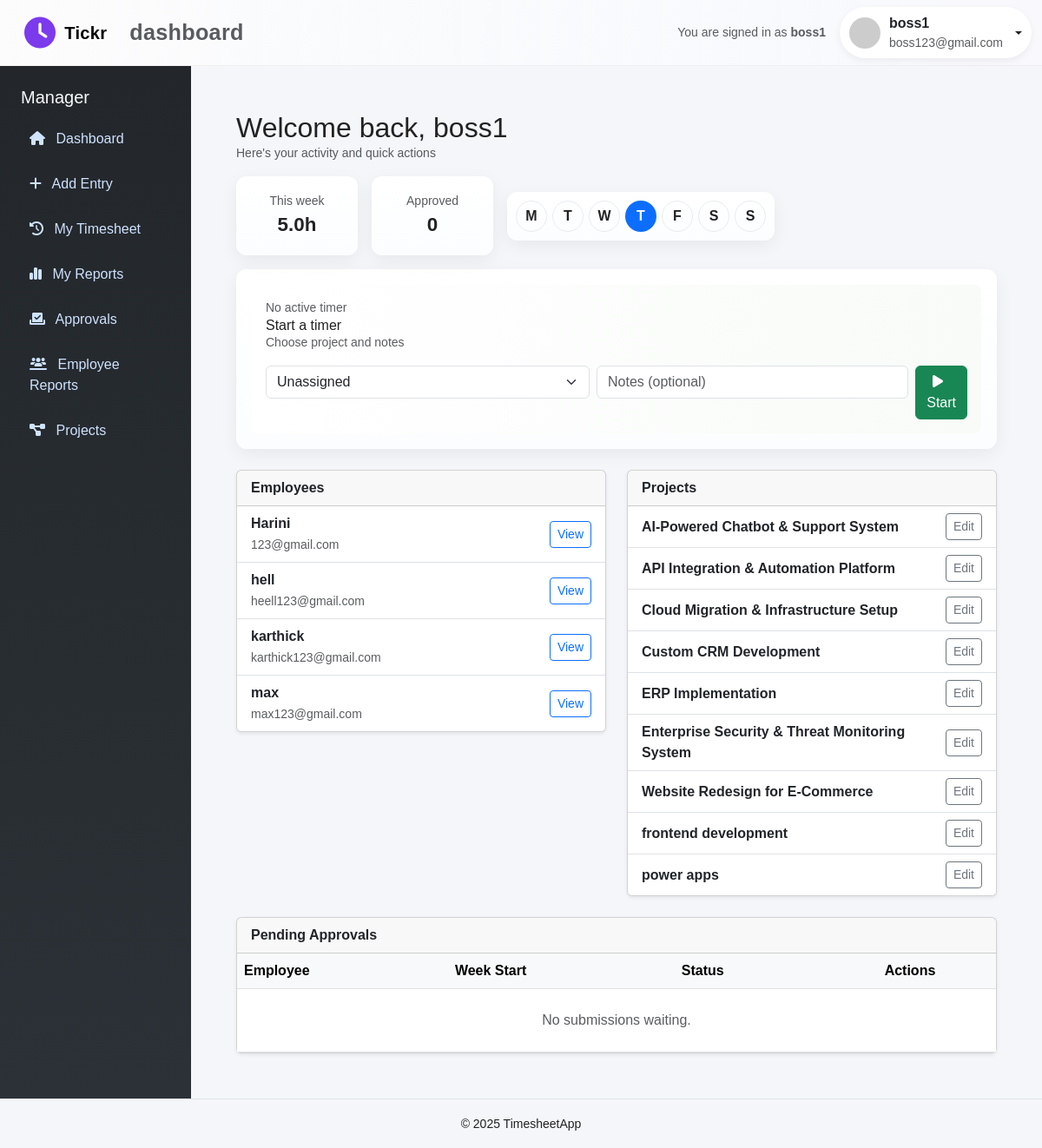
/dashboard/manager/ (signed in), run on the app's committed database.
### timesheet_app/models.py (models this page shows, shortened)
class CustomUser(AbstractUser):
    role = models.CharField(max_length=10, choices=ROLE_CHOICES)

class Project(models.Model):
    name = models.CharField(max_length=120)
    client = models.CharField(max_length=120)
    billable_default = models.BooleanField(default=True)
    active = models.BooleanField(default=True)
    created_at = models.DateTimeField(auto_now_add=True)
    updated_at = models.DateTimeField(auto_now=True)
    class Meta:
        indexes = [
            models.Index(fields=["active"]),
        ]

### timesheet_app/views.py (the view)
# urls.py: path("dashboard/manager/", manager_dashboard, name="manager_dashboard"),
@role_required("manager")
@login_required
def manager_dashboard(request):
    pending_weeks = WeekSummary.objects.select_related("user")\
        .filter(status=STATUS_SUBMITTED)\
        .order_by("week_start")
    today = timezone.localdate()
    month_start = today.replace(day=1)
    approved_this_month = WeekSummary.objects.filter(
        status=STATUS_APPROVED,
        approved_at__date__gte=month_start
    ).count()
    employees = User.objects.filter(groups__name='Employee').order_by('username')
    projects = Project.objects.all().order_by('name')
    year_start = dt.date(today.year, 1, 1)
    year_end = dt.date(today.year, 12, 31)
    entries_qs = TimesheetEntry.objects.filter(user=request.user, work_date__range=(year_start, year_end)).values("work_date").annotate(total_minutes=Coalesce(Sum("duration_minutes"), 0))
    hours_map = {e["work_date"]: e["total_minutes"] / 60 for e in entries_qs}
    cal_data = []
    week = []
    current_date = year_start
    while current_date <= year_end:
        if current_date.weekday() == 6 and week:
            cal_data.append(week)
            week = []
        week.append({"date": current_date, "hours": hours_map.get(current_date, 0)})
        current_date += dt.timedelta(days=1)
    if week:
        cal_data.append(week)
    month_labels = []
    week_column_width = 22
    for month in range(1,13):
        first_day = dt.date(today.year, month, 1)
        week_index = (first_day - year_start).days // 7
        margin_px = week_index * week_column_width
        month_labels.append({"name": calendar.month_abbr[month], "margin": margin_px})
    week_start, _ = get_current_week_bounds(today)
    week_days = [week_start + dt.timedelta(days=i) for i in range(7)]
    labels = ['M','T','W','T','F','S','S']
    week_day_pairs = [{'date': d, 'label': labels[i]} for i, d in enumerate(week_days)]
    entries_week = TimesheetEntry.objects.filter(user=request.user, work_date__range=(week_start, week_start + dt.timedelta(days=6)))
    total_minutes = entries_week.aggregate(total_minutes=Coalesce(Sum('duration_minutes'), 0))['total_minutes'] or 0
    total_hours = round(total_minutes / 60.0, 2)
    context = {
        "pending_weeks": pending_weeks,
        "approved_this_month": approved_this_month,
        "today": today,
        "employees": employees,
        "projects": projects,
        "cal_data": cal_data,
        "month_labels": month_labels,
        "week_day_pairs": week_day_pairs,
        "today": today,
        "this_week_hours": total_hours,
        "approved_this_week": int(WeekSummary.objects.filter(user=request.user, week_start=week_start, status=STATUS_APPROVED).exists()),
    }
    return render(request, "dashboard/manager.html", context)

### timesheet_app/utils.py (called while the page is built)
def get_current_week_bounds(today=None):
    if today is None:
        today = timezone.localdate()
    monday = today - timedelta(days=today.weekday())   # 0 = Monday
    sunday = monday + timedelta(days=6)
    return monday, sunday

### timesheet_app/templates/dashboard/manager.html (shortened to what this page needs)
{% extends "base.html" %}
{% block sidebar %}
  {% include 'dashboard/manager_sidebar.html' %}
{% endblock %}
{% block content %}
<div class="container-fluid py-4">
  <div class="topbar mb-3">
    <div>
      <h2 style="margin:0">Welcome back, {{ user.first_name|default:user.username }}</h2>
      <div class="small text-muted">Here's your activity and quick actions</div>
    </div>
    <div class="d-flex gap-3 align-items-center">
      <div class="card-modern text-center" style="min-width:140px" id="this-week-card">
        <div class="small text-muted">This week</div>
        <div id="this-week-hours" style="font-size:1.4rem; font-weight:700">{{ this_week_hours|default:0 }}h</div>
      </div>
      <div class="card-modern text-center" style="min-width:140px" id="approved-card">
        <div class="small text-muted">Approved</div>
        <div id="approved-count" style="font-size:1.4rem; font-weight:700">{{ approved_this_week|default:0 }}</div>
      </div>
      <div class="card-modern text-center" style="padding:10px; display:flex; gap:8px; align-items:center;">
        <div id="weekly-circles" style="display:flex; gap:6px;">
          {% for pair in week_day_pairs %}
            {% if pair.date == today %}
              <div class="week-day-circle today" title="{{ pair.date }}" style="width:36px;height:36px;border-radius:999px;display:flex;align-items:center;justify-content:center;background:#0d6efd;color:white;">
                <div style="font-weight:700">{{ pair.label }}</div>
              </div>
            {% else %}
              <div class="week-day-circle" title="{{ pair.date }}" style="width:36px;height:36px;border-radius:999px;display:flex;align-items:center;justify-content:center;border:1px solid #e9ecef;">
                <div style="font-weight:600">{{ pair.label }}</div>
              </div>
            {% endif %}
          {% endfor %}
        </div>
      </div>
    </div>
  </div>
    <div class="card-modern mb-4 start-timer-card">
    <div id="manager-running-timer">
      {% include 'dashboard/_running_timer.html' with start_name='manager_start_time_entry' stop_name='manager_stop_time_entry' container_id='manager-running-timer' %}
    </div>
  </div>
  <div class="row g-4 mb-4">
    <div class="col-md-6">
      <div class="card shadow-sm">
        <div class="card-header fw-semibold">Employees</div>
        <div class="list-group list-group-flush">
          {% for emp in employees %}
            <div class="list-group-item d-flex justify-content-between align-items-center">
              <div>
                <div style="font-weight:600">{{ emp.get_full_name|default:emp.username }}</div>
                <small class="text-muted">{{ emp.email }}</small>
              </div>
              <a href="{% url 'approvals_list' %}?user={{ emp.id }}"
                 class="btn btn-sm btn-outline-primary">View</a>
            </div>
          {% empty %}
            <div class="list-group-item text-muted">No employees found.</div>
          {% endfor %}
        </div>
      </div>
    </div>
    <div class="col-md-6">
      <div class="card shadow-sm">
        <div class="card-header fw-semibold">Projects</div>
        <div class="list-group list-group-flush">
          {% for p in projects %}
            <div class="list-group-item d-flex justify-content-between align-items-center">
              <div>
                <div style="font-weight:600">{{ p.name }}</div>
              </div>
              <a href="{% url 'project_edit' p.id %}"
                 class="btn btn-sm btn-outline-secondary">Edit</a>
            </div>
          {% empty %}
            <div class="list-group-item text-muted">No projects found.</div>
          {% endfor %}
        </div>
      </div>
    </div>
  </div>
  <div class="card shadow-sm">
    <div class="card-header fw-semibold">Pending Approvals</div>
    <div class="table-responsive">
      <table class="table table-hover mb-0 align-middle">
        <thead class="table-light">
          <tr>
            <th>Employee</th>
            <th>Week Start</th>
            <th>Status</th>
            <th class="text-center">Actions</th>
          </tr>
        </thead>
        <tbody>
        {% for w in pending_weeks %}
          <tr>
            <td>{{ w.user.get_full_name|default:w.user.username }}</td>
            <td>{{ w.week_start|date:"M. d, Y" }}</td>
            <td><span class="badge bg-warning text-dark">{{ w.status|title }}</span></td>
            <td class="text-center">
              <form method="post" action="{% url 'week_detail' w.id %}" style="display:inline">
                {% csrf_token %}
                <button type="submit" name="action" value="approve" class="btn btn-sm btn-success">Approve</button>
              </form>
              <form method="post" action="{% url 'week_detail' w.id %}" style="display:inline; margin-left:6px">
                {% csrf_token %}
                <button type="submit" name="action" value="reject" class="btn btn-sm btn-danger">Reject</button>
              </form>
              <a href="{% url 'week_detail' w.id %}" class="btn btn-sm btn-outline-primary" style="margin-left:6px">View</a>
            </td>
          </tr>
        {% empty %}
          <tr>
            <td colspan="4" class="text-center text-muted py-4">No submissions waiting.</td>
          </tr>
        {% endfor %}
        </tbody>
      </table>
    </div>
  </div>
</div>
{% endblock %}

### timesheet_app/templates/base.html (shortened to what this page needs)
{% load static %}
<!doctype html>
<html lang="en">
<head>
  <link href="https://cdn.jsdelivr.net/npm/bootstrap@5.3.0/dist/css/bootstrap.min.css" rel="stylesheet">
  <link href="https://cdnjs.cloudflare.com/ajax/libs/font-awesome/6.4.0/css/all.min.css" rel="stylesheet">
</head>
<body>
<nav class="navbar navbar-expand-lg navbar-light" style="background: linear-gradient(90deg, rgba(255,255,255,0.7), rgba(250,250,255,0.6)); border-bottom:1px solid rgba(0,0,0,0.04);">
  <div class="container-fluid d-flex justify-content-between align-items-center">
    <div class="app-brand ms-lg-3">
      <i class="fa-solid fa-clock fa-lg" style="color:var(--accent)"></i>
      <span class="navbar-brand">Tickr</span>
      <small class="text-muted">dashboard</small>
    </div>
    <div class="d-flex align-items-center">
      <div class="me-3 text-muted small d-none d-md-block">You are signed in as <strong>{{ user.get_full_name|default:user.username }}</strong></div>
      {% if user.is_authenticated %}
      <div class="dropdown">
        <button class="btn profile-pill dropdown-toggle" data-bs-toggle="dropdown" aria-expanded="false">
          {% if user.profile and user.profile.avatar %}
            <img src="{{ user.profile.avatar.url }}" alt="avatar" />
          {% else %}
            <img src="https://ui-avatars.com/api/?name={{ user.username }}&background=7c3aed&color=fff" alt="avatar" />
          {% endif %}
          <div class="d-none d-sm-block text-start">
            <div style="font-weight:600">{{ user.get_full_name|default:user.username }}</div>
            <div class="small text-muted">{{ user.email }}</div>
          </div>
        </button>
      </div>
      {% endif %}
    </div>
  </div>
</nav>
<div class="d-flex">
  {% block sidebar %}{% endblock %}
  <div class="content-wrapper">
    {% block content %}{% endblock %}
  </div>
</div>
<footer class="text-center py-3 border-top">
  <small>&copy; 2025 TimesheetApp</small>
</footer>
</body>
</html>

### timesheet_app/templates/base.html (style rules this page uses)
:root { --primary: #0d6efd; --muted: #6c757d; --card: #ffffff; --bg: #f4f6f9; --accent: #7c3aed; }
body { display: flex; min-height: 100vh; flex-direction: column; margin: 0; background: var(--bg); font-family: 'Poppins', sans-serif; color: #222; }
.content-wrapper { flex: 1; padding: 28px 40px; background: var(--bg); min-height: 100vh; transition: padding 0.3s ease; }
.topbar { display: flex; align-items: center; justify-content: space-between; gap: 16px; margin-bottom: 18px; flex-wrap: wrap; }
.app-brand { font-weight: 700; letter-spacing: 0.3px; display: flex; align-items: center; gap: 10px; font-size: 1.8rem; user-select: none; color: #7c3aed; }
.profile-pill { display: flex; align-items: center; gap: 10px; background: var(--card); padding: 6px 10px; border-radius: 999px; box-shadow: 0 3px 8px rgba(12,12,12,0.06); cursor: pointer; transition: box-shadow 0.3s ease; }
.profile-pill img { width: 36px; height: 36px; border-radius: 50%; object-fit: cover; flex-shrink: 0; }
.card-modern { background: linear-gradient(180deg, #fff, #fbfdff); border-radius: 12px; padding: 18px; box-shadow: 0 6px 20px rgba(20,20,50,0.06); transition: box-shadow 0.3s ease, transform 0.3s ease; }

### data on the page
CustomUser: get_full_name "boss1", email "boss123@gmail.com", first_name "boss1"
CustomUser: get_full_name "Harini", email "123@gmail.com"
CustomUser: get_full_name "hell", email "heell123@gmail.com"
CustomUser: get_full_name "karthick", email "karthick123@gmail.com"
CustomUser: get_full_name "max", email "max123@gmail.com"
Project: name "AI-Powered Chatbot & Support System"
Project: name "API Integration & Automation Platform"
Project: name "Cloud Migration & Infrastructure Setup"
Project: name "Custom CRM Development"
Project: name "ERP Implementation"
Project: name "Enterprise Security & Threat Monitoring System"
Project: name "Website Redesign for E-Commerce"
Project: name "frontend development"
Project: name "power apps"

### other printed values
{{ this_week_hours|default:0 }} "5.0"
{{ approved_this_week|default:0 }} "0"
{{ pair.label }} "M" "T" "W" "F" "S" "S"
{{ pair.label }} "T"
